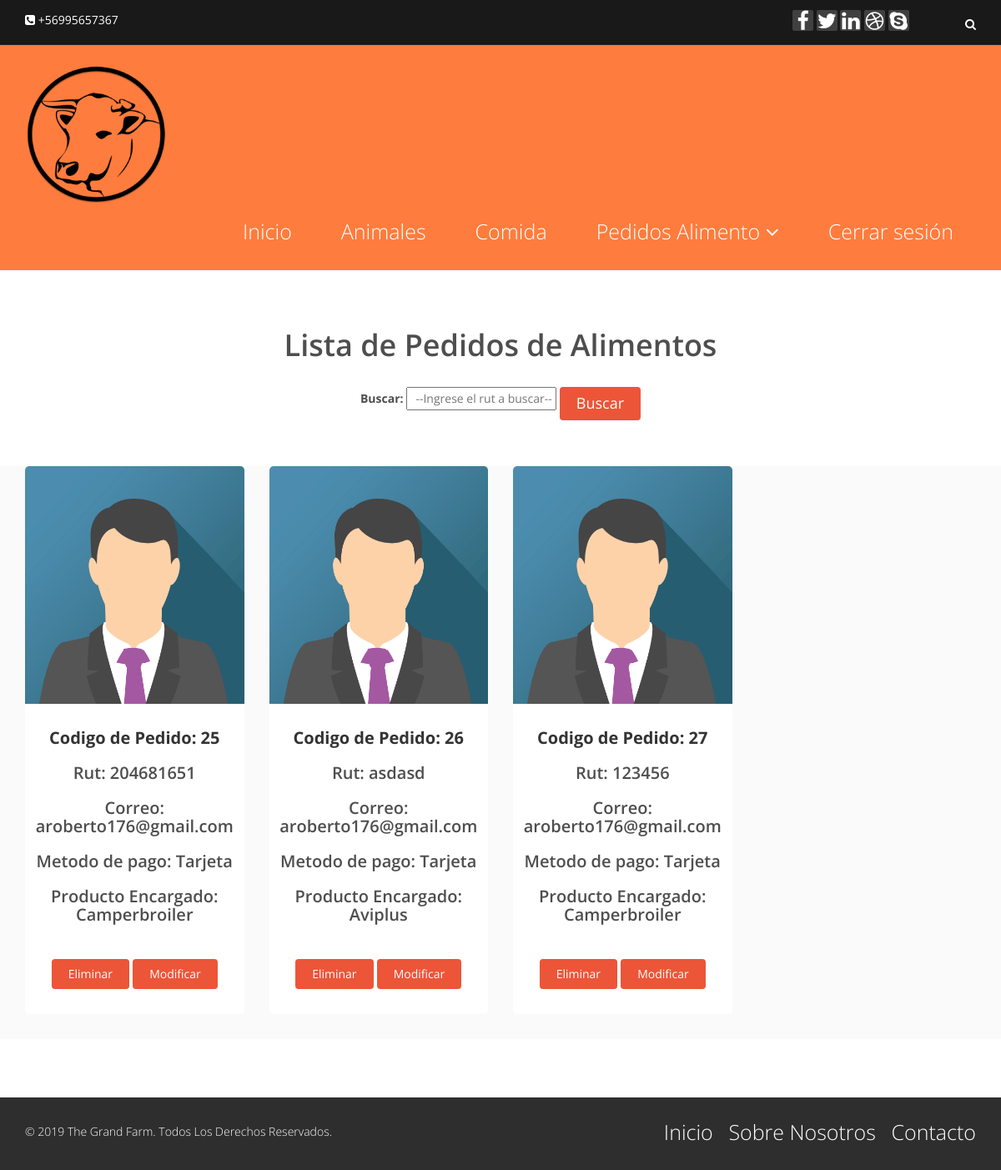
The app's page /payment_food_list/ (signed in), older data.
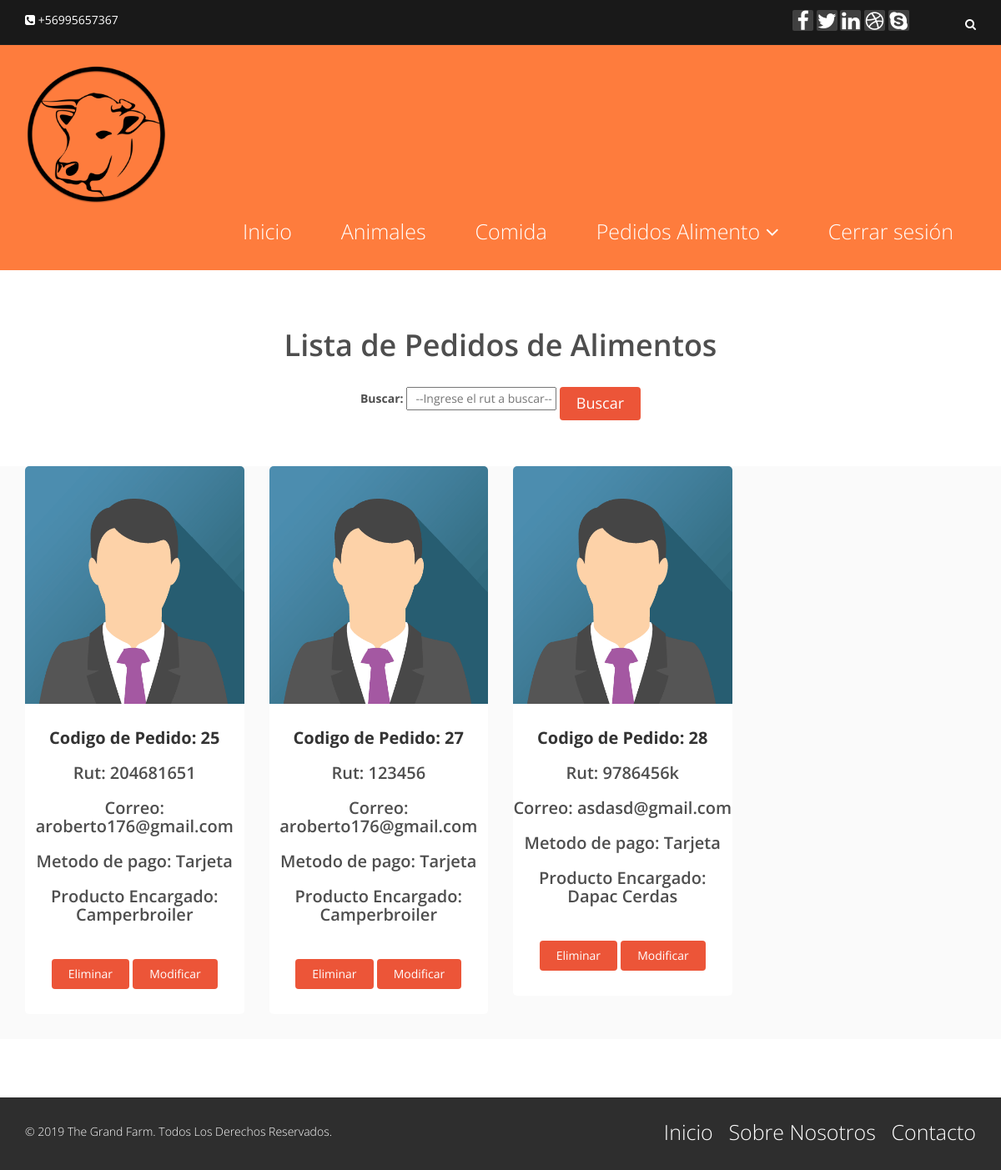
The same page, newer data.
### farm_app/models.py (models this page shows, shortened)
class Payment_food(models.Model):
    rut = models.CharField(max_length=9, null=False)
    num_cuenta = models.BigIntegerField(null=False)
    correo = models.EmailField(max_length=255)
    product = models.CharField(max_length=255, null=False, choices=load_product, default='Dapac Cerdas')
    pay = models.CharField(max_length=255, null=False, choices=load_pay, default='Tarjeta')

### farm_app/views.py (the view, shortened to what this page needs)
# urls.py: path('payment_food_list/', views.payment_food_list, name='payment_food_list'),
def payment_food_list(request):
    list = Payment_food.objects.all()
    status = ''
    variables = {'status': status,
                  'list': list}
    return render(request,'farm_app/payment_food_list.html', variables)

### farm_app/templates/farm_app/payment_food_list.html (shortened to what this page needs)
{% extends 'farm_app/base.html' %}
{% load static %}
{% block content %}
{% if user.is_authenticated and user.is_staff %}
  <div class="center fadeInDown">
    <h2>Lista de Pedidos de Alimentos</h2>
    <form method="POST"> {% csrf_token %}
      <div class="from-group">
        <label for="label_buscar ">Buscar: </label>
        <input type="text" name="buscar_rut" id="buscar_rut" placeholder="  --Ingrese el rut a buscar--" style="width: 180px; ">
        <button type="submit" name="submit" class="btn btn-primary btn-lg">Buscar</button>
      </div>
    </form>
  </div>
  <section id="team-area">
    <div class="container">
        <div class="row">
  {% for x in list %}
          <div class="col-md-3 col-sm-6 single-team">
            <div class="inner">
              <div class="team-img">
                <img class="animal" src="{% static 'img/blog/avatar3.png' %}" alt="">
              </div>
              <div class="team-content">
                <h4>Codigo de Pedido: {{x.pk}}</h4>
                <h2>Rut: {{x.rut}}</h2>
                <h2>Correo: {{x.correo}}</h2>
                <h2>Metodo de pago: {{x.pay}}</h2>
                <h2>Producto Encargado: {{x.product}}</h2>
                <br>
                <div class="card-footer">
                  <a href="#ventana1" onclick="confirmOption('eliminar', '/payment_food_delete/{{x.pk}}')" class="btn btn-primary" >Eliminar</a>
                  <a href="#ventana1" onclick="confirmOption('actualizar', '/payment_food_update/{{x.pk}}')" class="btn btn-primary" >Modificar</a>
                </div>
              </div>
            </div>
          </div>
  {% endfor %}
      </div>
    </div>
  </section>
{% else %}
  <div class="alert alert-danger" role="alert">
    Usted no tiene los privilegios suficientes para acceder a esta pagina
  </div>
{% endif %}
{% endblock %}

### farm_app/templates/farm_app/base.html (shortened to what this page needs)
<!DOCTYPE html>
{% load static %}
<html lang="es">
<head>
    <link href="{% static 'css/bootstrap.min.css' %} " rel="stylesheet">
    <link href="{% static 'css/font-awesome.min.css' %} " rel="stylesheet">
    <link href="{% static 'css/animate.min.css' %}" rel="stylesheet">
    <link href="{% static 'css/animate.min.css' %}" rel="stylesheet">
    <link href="{% static 'css/prettyPhoto.css' %}" rel="stylesheet">
    <link href="{% static 'css/owl.carousel.min.css' %}" rel="stylesheet">
    <link href="{% static 'css/icomoon.css' %}" rel="stylesheet">
    <link href="{% static 'css/main.css' %}" rel="stylesheet">
    <link href="{% static 'css/responsive.css' %}" rel="stylesheet">
</head>
<body class="homepage">
    <header id="header">
        <div class="top-bar">
            <div class="container">
                <div class="row">
                    <div class="col-sm-6 col-xs-12">
                        <div class="top-number">
                            <p><i class="fa fa-phone-square"></i> +56995657367</p>
                        </div>
                    </div>
                    <div class="col-sm-6 col-xs-12">
                        <div class="social">
                            <ul class="social-share">
                                <li><a href="#"><i class="fa fa-facebook"></i></a></li>
                                <li><a href="#"><i class="fa fa-twitter"></i></a></li>
                                <li><a href="#"><i class="fa fa-linkedin"></i></a></li>
                                <li><a href="#"><i class="fa fa-dribbble"></i></a></li>
                                <li><a href="#"><i class="fa fa-skype"></i></a></li>
                            </ul>
                            <div class="search">
                                <form role="form">
                                    <input type="text" class="search-form" autocomplete="off" placeholder="Search">
                                    <i class="fa fa-search"></i>
                                </form>
                            </div>
                        </div>
                    </div>
                </div>
            </div>
        </div>
        <nav class="navbar navbar-inverse" role="banner">
            <div class="container">
                <div class="navbar-header">
                    <div id="LogoContainer"> <a class="navbar-brand" href="{% url 'index' %}"><img id="logo" src="{% static 'img/logo-vaca.png' %}" alt="logo"></a> </div>
                </div>
                <div class="collapse navbar-collapse navbar-right">
                    <ul class="nav navbar-nav">
                        <li><a href="{% url 'index' %}">Inicio</a></li>
                    {% if user.is_authenticated %}
                        <li><a href="{% url 'payment_animal' %}">Animales </a></li>
                        <li><a href="{% url 'payment_food' %}">Comida</a></li>
                        {% if user.is_staff %}
                        <li class="dropdown">
                            <a href="#" class="dropdown-toggle" data-toggle="dropdown">Pedidos Alimento <i class="fa fa-angle-down"></i></a>
                        </li>
                        {% endif %}
                        <li><a href="{% url 'logout' %}">Cerrar sesión</a></li>
                    {% else %}
                        <li><a href="{% url 'login' %}">Iniciar sesión</a></li>
                        <li><a href="{% url 'register_user' %}">Registrarse</a></li>
                    {% endif %}
                    </ul>
                </div>
            </div>
        </nav>
    </header>
    <section>
      {% block content %}
      {% endblock %}
    </section>
    <footer id="footer" class="midnight-blue">
        <div class="container">
            <div class="row">
                <div class="col-sm-6">
                    &copy; 2019 <a target="_blank" href="http://shapebootstrap.net/" title="Free Twitter Bootstrap WordPress Themes and HTML templates">The Grand Farm</a>. Todos Los Derechos Reservados.
                </div>
                <div class="col-sm-6">
                    <ul class="pull-right">
                        <li><a href="#">Inicio</a></li>
                        <li><a href="#">Sobre Nosotros</a></li>
                        <li><a href="#">Contacto</a></li>
                    </ul>
                </div>
            </div>
        </div>
    </footer>
</body>
</html>

### farm_app/static/css/main.css (style rules this page uses)
body { background: #fff; font-family: 'Open Sans', sans-serif; color: #4e4e4e; line-height: 22px; }
#LogoContainer { color: #EC5538; }
h1, h2, h3, h4, h5, h6 { font-weight: 600; font-family: 'Open Sans', sans-serif; color: #4e4e4e; }
h2 { font-size: 20px; }
img { max-width: 100%; }
#logo { height: 35%; width: 35%; position: relative; }
.nav navbar-nav, li { font-size: 25px; }
h4 { font-size: 16px; }
a { color: #EC5538; -webkit-transition: color 300ms, background-color 300ms; transition: color 300ms, background-color 300ms; }
.btn-primary { padding: 8px 20px; background: #EC5538; color: #fff; border-radius: 4px; border: none; margin-top: 10px; }
.center h2 { font-size: 36px; margin-top: 0; margin-bottom: 20px; }
body>section { padding: 70px 0; }
.center { text-align: center; padding-bottom: 55px; }
#header .search { display: inline-block; }
.navbar>.container .navbar-brand { margin-left: 0; }
.top-bar { padding: 10px 0; background: #191919; border-bottom: 1px solid #222; line-height: 28px; }
.top-number { color: #fff; }
.top-number p { margin: 0 }
.social { text-align: right; }
.social-share { display: inline-block; list-style: none; padding: 0; margin: 0; }
ul.social-share li { display: inline-block; }
ul.social-share li a { display: inline-block; color: #fff; background: #404040; width: 25px; height: 25px; line-height: 25px; text-align: center; border-radius: 2px; }
.search i { color: #fff; }
input.search-form { background: transparent; border: 0 none; width: 60px; padding: 0 10px; color: #FFF; -webkit-transition: all 400ms; transition: all 400ms; }
.navbar-brand { padding: 0; margin: 0; }
.navbar { border-radius: 0; margin-bottom: 0; background: #FE7C3D; padding: 15px 0; padding-bottom: 0; }
.navbar-nav { margin-top: 12px; }
.navbar-nav>li { margin-left: 35px; padding-bottom: 28px; }
.navbar-inverse .navbar-nav>li>a { padding: 5px 12px; margin: 0; border-radius: 3px; color: #fff; line-height: 24px; display: inline-block; font-weight: 300; }
.navbar-inverse { border: none; }
.navbar-inverse .navbar-brand { font-size: 36px; line-height: 50px; color: #fff; }
.navbar-inverse .navbar-collapse, .navbar-inverse .navbar-form { border-top: 0; padding-bottom: 0; }
#team-area { background-color: #FAFAFA; }
.single-team img { width: 100%; }
.single-team { margin-bottom: 30px; }
.single-team .inner { background: #fff; text-align: center; color: #989898; font-size: 16px; -webkit-transition: .4s; transition: .4s; border-radius: 5px; overflow: hidden; }
.single-team .team-content { padding: 30px 0; }
.single-team h4 { font-size: 20px; font-weight: 700; color: #333; margin-top: 0; }
#footer { padding-top: 30px; padding-bottom: 30px; color: #fff; background: #2e2e2e; font-weight: 300; }
#footer a { color: #fff; }
#footer ul { list-style: none; padding: 0; margin: 0; }
#footer ul>li { display: inline-block; margin-left: 15px; }
.animal { width: 370px; height: 285px; }

Row changes from the older to the newer data that the page shows:
removed Payment_food: pk "26", rut "asdasd", correo "aroberto176@gmail.com", pay "Tarjeta", product "Aviplus"
added Payment_food: pk "28", rut "9786456k", correo "asdasd@gmail.com", pay "Tarjeta", product "Dapac Cerdas"
